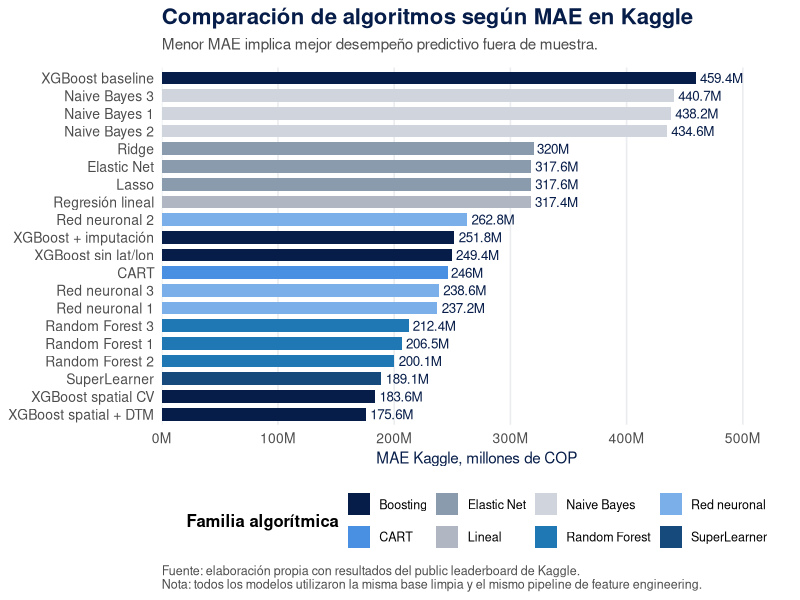
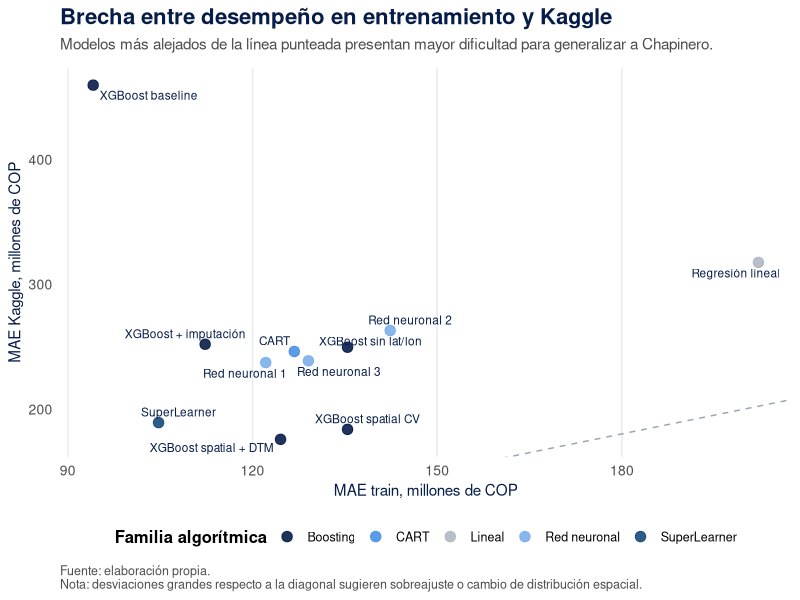
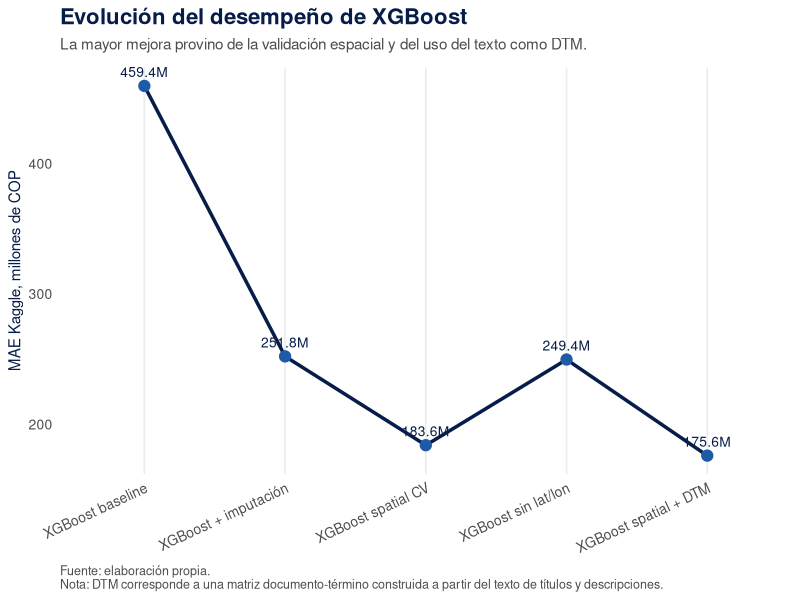
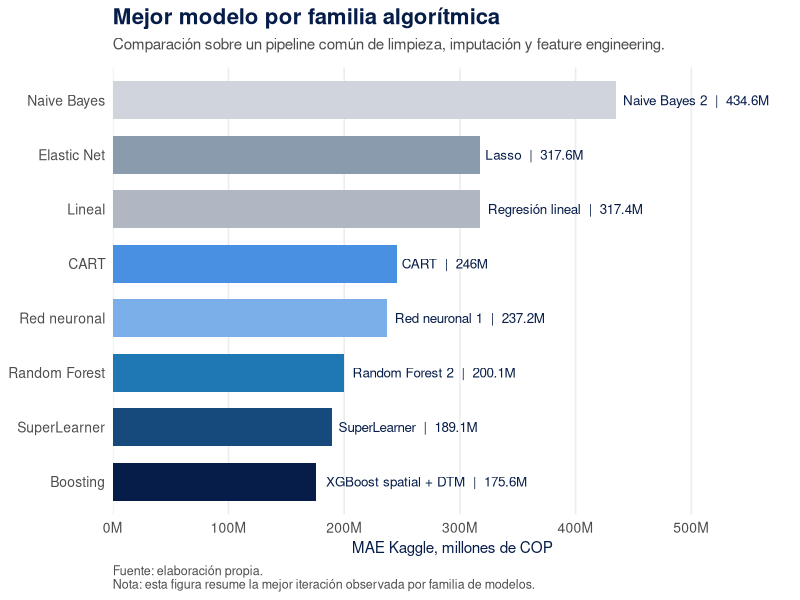
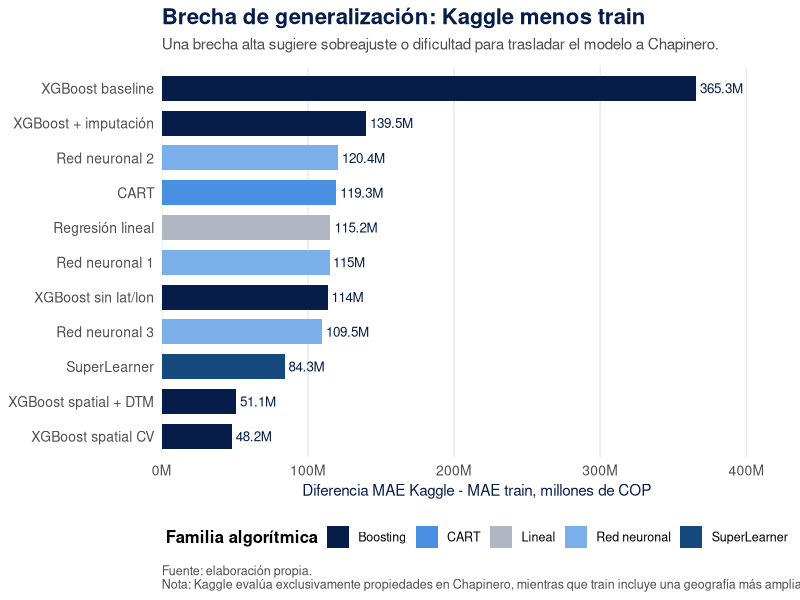

Write the R code that produced these figures, in order.
# =============================================================================
# 08_figures_compare.R
# Descripcion: Figuras para presentacion de comparacion de modelos
# =============================================================================

library(dplyr)
library(ggplot2)
library(readr)
library(scales)
library(forcats)
library(tibble)
library(stringr)
library(ggrepel)

# =============================================================================
# Paths
# =============================================================================

path_output <- "Output"
path_figures <- file.path(path_output, "Figures")

dir.create(
  path_figures,
  recursive = TRUE,
  showWarnings = FALSE
)

# =============================================================================
# Base resumen de modelos
# =============================================================================

model_results <- tribble(
  ~modelo, ~familia, ~mae_train, ~mae_kaggle,
  
  "XGBoost baseline", "Boosting", 94116244, 459380272.49,
  "XGBoost + imputación", "Boosting", 112305618, 251808804.86,
  "XGBoost spatial CV", "Boosting", 135434740, 183644146.00,
  "XGBoost sin lat/lon", "Boosting", 135434740, 249413067.64,
  "XGBoost spatial + DTM", "Boosting", 124554398, 175637962.86,
  
  "SuperLearner", "SuperLearner", 104739812, 189061480.54,
  
  "Random Forest 1", "Random Forest", NA, 206470563.21,
  "Random Forest 2", "Random Forest", NA, 200114849.08,
  "Random Forest 3", "Random Forest", NA, 212366076.17,
  
  "CART", "CART", 126786640, 246043324.94,
  
  "Red neuronal 1", "Red neuronal", 122142601, 237152443.13,
  "Red neuronal 2", "Red neuronal", 142369043, 262782527.15,
  "Red neuronal 3", "Red neuronal", 129073151, 238568458.66,
  
  "Regresión lineal", "Lineal", 202184245, 317386733.65,
  
  "Ridge", "Elastic Net", NA, 320031734.70,
  "Elastic Net", "Elastic Net", NA, 317612456.90,
  "Lasso", "Elastic Net", NA, 317587252.64,
  
  "Naive Bayes 1", "Naive Bayes", NA, 438159965.88,
  "Naive Bayes 2", "Naive Bayes", NA, 434632540.50,
  "Naive Bayes 3", "Naive Bayes", NA, 440659113.18
)

# =============================================================================
# Estilo corporativo
# =============================================================================

azul_oscuro <- "#071D49"
azul_medio  <- "#1F5AA6"
azul_claro  <- "#7BAFEA"

gris_texto  <- "#4D4D4D"
gris_claro  <- "#EAECEF"

paleta_familias <- c(
  "Boosting" = "#071D49",
  "SuperLearner" = "#174A7C",
  "Random Forest" = "#1F77B4",
  "CART" = "#4A90E2",
  "Red neuronal" = "#7BAFEA",
  "Elastic Net" = "#8A9BAE",
  "Lineal" = "#B0B7C3",
  "Naive Bayes" = "#D0D5DD"
)

theme_corporativo <- function(base_size = 12) {
  
  theme_minimal(
    base_size = base_size,
    base_family = "Helvetica"
  ) +
    
    theme(
      
      plot.title = element_text(
        face = "bold",
        size = 16,
        color = azul_oscuro
      ),
      
      plot.subtitle = element_text(
        size = 11,
        color = gris_texto,
        margin = margin(b = 10)
      ),
      
      plot.caption = element_text(
        size = 9,
        color = gris_texto,
        hjust = 0
      ),
      
      axis.title = element_text(
        size = 11,
        color = azul_oscuro
      ),
      
      axis.text = element_text(
        size = 10,
        color = gris_texto
      ),
      
      panel.grid.major.y = element_blank(),
      
      panel.grid.major.x = element_line(
        color = gris_claro
      ),
      
      panel.grid.minor = element_blank(),
      
      legend.position = "bottom",
      
      legend.title = element_text(
        face = "bold"
      ),
      
      legend.text = element_text(
        size = 9
      ),
      
      plot.background = element_rect(
        fill = "white",
        color = NA
      ),
      
      panel.background = element_rect(
        fill = "white",
        color = NA
      )
    )
}

# =============================================================================
# FIGURA 1
# Ranking MAE Kaggle
# =============================================================================

p_ranking <- model_results %>%
  
  mutate(
    modelo = fct_reorder(modelo, mae_kaggle)
  ) %>%
  
  ggplot(
    aes(
      x = mae_kaggle / 1e6,
      y = modelo,
      fill = familia
    )
  ) +
  
  geom_col(width = 0.72) +
  
  geom_text(
    aes(
      label = paste0(
        round(mae_kaggle / 1e6, 1),
        "M"
      )
    ),
    hjust = -0.1,
    size = 3.4,
    color = azul_oscuro
  ) +
  
  scale_fill_manual(
    values = paleta_familias
  ) +
  
  scale_x_continuous(
    labels = label_number(suffix = "M"),
    expand = expansion(mult = c(0, 0.18))
  ) +
  
  labs(
    title = "Comparación de algoritmos según MAE en Kaggle",
    
    subtitle = "Menor MAE implica mejor desempeño predictivo fuera de muestra.",
    
    x = "MAE Kaggle, millones de COP",
    
    y = NULL,
    
    fill = "Familia algorítmica",
    
    caption =
      "Fuente: elaboración propia con resultados del public leaderboard de Kaggle.\nNota: todos los modelos utilizaron la misma base limpia y el mismo pipeline de feature engineering."
  ) +
  
  theme_corporativo()

ggsave(
  file.path(
    path_figures,
    "compare_01_ranking_mae_kaggle.png"
  ),
  p_ranking,
  width = 11,
  height = 7,
  dpi = 300
)

# =============================================================================
# FIGURA 2
# Train vs Kaggle
# =============================================================================

p_generalizacion <- model_results %>%
  
  filter(!is.na(mae_train)) %>%
  
  ggplot(
    
    aes(
      x = mae_train / 1e6,
      y = mae_kaggle / 1e6,
      color = familia,
      label = modelo
    )
    
  ) +
  
  geom_abline(
    slope = 1,
    intercept = 0,
    linetype = "dashed",
    color = "#9AA4B2"
  ) +
  
  geom_point(
    size = 3.2,
    alpha = 0.9
  ) +
  
  geom_text_repel(
    size = 3,
    color = azul_oscuro,
    max.overlaps = 25
  ) +
  
  scale_color_manual(
    values = paleta_familias
  ) +
  
  labs(
    
    title = "Brecha entre desempeño en entrenamiento y Kaggle",
    
    subtitle = "Modelos más alejados de la línea punteada presentan mayor dificultad para generalizar a Chapinero.",
    
    x = "MAE train, millones de COP",
    
    y = "MAE Kaggle, millones de COP",
    
    color = "Familia algorítmica",
    
    caption =
      "Fuente: elaboración propia.\nNota: desviaciones grandes respecto a la diagonal sugieren sobreajuste o cambio de distribución espacial."
  ) +
  
  theme_corporativo()

ggsave(
  file.path(
    path_figures,
    "compare_02_train_vs_kaggle.png"
  ),
  p_generalizacion,
  width = 10,
  height = 7,
  dpi = 300
)

# =============================================================================
# FIGURA 3
# Evolucion XGBoost
# =============================================================================

xgb_evolution <- model_results %>%
  
  filter(
    str_detect(modelo, "XGBoost")
  ) %>%
  
  mutate(
    
    modelo = factor(
      
      modelo,
      
      levels = c(
        "XGBoost baseline",
        "XGBoost + imputación",
        "XGBoost spatial CV",
        "XGBoost sin lat/lon",
        "XGBoost spatial + DTM"
      )
    )
  )

p_xgb <- xgb_evolution %>%
  
  ggplot(
    aes(
      x = modelo,
      y = mae_kaggle / 1e6,
      group = 1
    )
  ) +
  
  geom_line(
    color = azul_oscuro,
    linewidth = 1.2
  ) +
  
  geom_point(
    color = azul_medio,
    size = 3.5
  ) +
  
  geom_text(
    
    aes(
      label = paste0(
        round(mae_kaggle / 1e6, 1),
        "M"
      )
    ),
    
    vjust = -0.9,
    size = 3.5,
    color = azul_oscuro
  ) +
  
  labs(
    
    title = "Evolución del desempeño de XGBoost",
    
    subtitle = "La mayor mejora provino de la validación espacial y del uso del texto como DTM.",
    
    x = NULL,
    
    y = "MAE Kaggle, millones de COP",
    
    caption =
      "Fuente: elaboración propia.\nNota: DTM corresponde a una matriz documento-término construida a partir del texto de títulos y descripciones."
  ) +
  
  theme_corporativo() +
  
  theme(
    axis.text.x = element_text(
      angle = 25,
      hjust = 1
    )
  )

ggsave(
  file.path(
    path_figures,
    "compare_03_xgboost_evolution.png"
  ),
  p_xgb,
  width = 10,
  height = 6,
  dpi = 300
)

# =============================================================================
# FIGURA 4
# Mejor modelo por familia
# =============================================================================

family_best <- model_results %>%
  
  group_by(familia) %>%
  
  slice_min(
    mae_kaggle,
    n = 1,
    with_ties = FALSE
  ) %>%
  
  ungroup() %>%
  
  mutate(
    familia = fct_reorder(
      familia,
      mae_kaggle
    )
  )

p_family <- family_best %>%
  
  ggplot(
    aes(
      x = mae_kaggle / 1e6,
      y = familia,
      fill = familia
    )
  ) +
  
  geom_col(
    width = 0.7,
    show.legend = FALSE
  ) +
  
  geom_text(
    
    aes(
      label = paste0(
        modelo,
        "  |  ",
        round(mae_kaggle / 1e6, 1),
        "M"
      )
    ),
    
    hjust = -0.05,
    size = 3.4,
    color = azul_oscuro
  ) +
  
  scale_fill_manual(
    values = paleta_familias
  ) +
  
  scale_x_continuous(
    labels = label_number(suffix = "M"),
    expand = expansion(mult = c(0, 0.35))
  ) +
  
  labs(
    
    title = "Mejor modelo por familia algorítmica",
    
    subtitle = "Comparación sobre un pipeline común de limpieza, imputación y feature engineering.",
    
    x = "MAE Kaggle, millones de COP",
    
    y = NULL,
    
    caption =
      "Fuente: elaboración propia.\nNota: esta figura resume la mejor iteración observada por familia de modelos."
  ) +
  
  theme_corporativo()

ggsave(
  file.path(
    path_figures,
    "compare_04_best_by_family.png"
  ),
  p_family,
  width = 11,
  height = 6,
  dpi = 300
)

# =============================================================================
# FIGURA 5
# Brecha de generalizacion
# =============================================================================

p_gap <- model_results %>%
  
  filter(!is.na(mae_train)) %>%
  
  mutate(
    
    gap = mae_kaggle - mae_train,
    
    modelo = fct_reorder(
      modelo,
      gap
    )
  ) %>%
  
  ggplot(
    aes(
      x = gap / 1e6,
      y = modelo,
      fill = familia
    )
  ) +
  
  geom_col(width = 0.72) +
  
  geom_text(
    
    aes(
      label = paste0(
        round(gap / 1e6, 1),
        "M"
      )
    ),
    
    hjust = -0.1,
    size = 3.4,
    color = azul_oscuro
  ) +
  
  scale_fill_manual(
    values = paleta_familias
  ) +
  
  scale_x_continuous(
    labels = label_number(suffix = "M"),
    expand = expansion(mult = c(0, 0.18))
  ) +
  
  labs(
    
    title = "Brecha de generalización: Kaggle menos train",
    
    subtitle = "Una brecha alta sugiere sobreajuste o dificultad para trasladar el modelo a Chapinero.",
    
    x = "Diferencia MAE Kaggle - MAE train, millones de COP",
    
    y = NULL,
    
    fill = "Familia algorítmica",
    
    caption =
      "Fuente: elaboración propia.\nNota: Kaggle evalúa exclusivamente propiedades en Chapinero, mientras que train incluye una geografía más amplia de Bogotá."
  ) +
  
  theme_corporativo()

ggsave(
  file.path(
    path_figures,
    "compare_05_generalization_gap.png"
  ),
  p_gap,
  width = 10,
  height = 6.5,
  dpi = 300
)

# =============================================================================
# Mensaje final
# =============================================================================

cat("\n")
cat("=============================================\n")
cat("Figuras generadas correctamente en:\n")
cat("Output/Figures\n")
cat("=============================================\n")
cat("\n")
